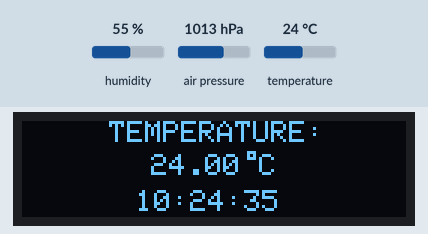
Bench run of a sketch on a simulated ESP8266 (NodeMCU). Shown: 128×32 one-colour display. The inputs (shaded band) are chosen by the test bench; at power-on: humidity 55 %, air pressure 1013 hPa, temperature 24 °C. WiFi joins after 1.5 s; servers stay silent unless stated; the display library's start-up logo is not drawn; network time is answered at once with the bench clock; the local clock reads 2024-03-15 10:24:30 at power-on unless the sketch sets it.

Above: at 6.2 s.
6.3 s: humidity set to 22 %
At 15.7 s:
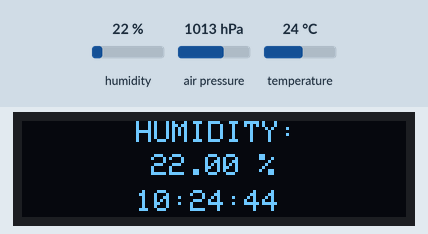
18.2 s: air pressure set to 952 hPa
At 24.5 s:
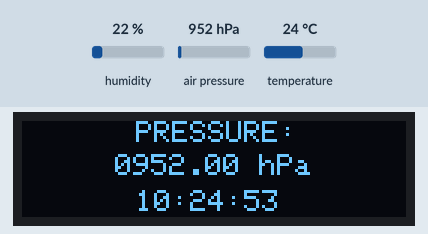
28.2 s: temperature set to 12 °C
At 34.2 s:
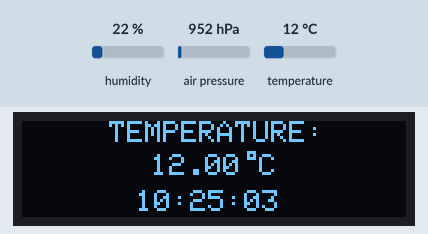
37.3 s: humidity set to 40 %
At 44.3 s:
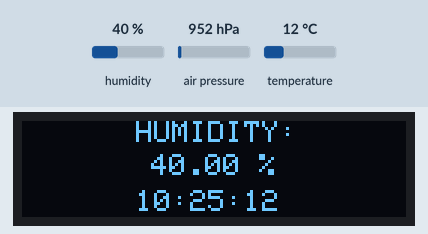
Timing chart, 0 to 45.8 s (numbered marks = the images above; inputs shaded):
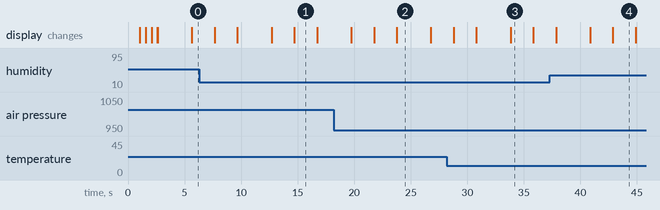

Measured:
- what the display in image 1 shows lasts 2.0 s, from 14.7 s to 16.7 s
- what the display in image 2 shows lasts 3.0 s, from 23.8 s to 26.8 s

The sketch:

Weather_Station_and_NTP.ino
```cpp
#include <SPI.h>
#include <Wire.h>
#include <Adafruit_GFX.h>
#include <Adafruit_SSD1306.h>
#include <Adafruit_BME280.h>
#include <ESP8266WiFi.h>
#include <NTPClient.h>
#include <WiFiUdp.h>

// WiFi Setup- Replace with your network credentials
const char *ssid     = "SSID";
const char *password = "PASSWORD";

// NTP Client Setup, to get time
WiFiUDP ntpUDP;
NTPClient timeClient(ntpUDP, "pool.ntp.org");

//Screen Setup, to display info
#define SCREEN_WIDTH 128
#define SCREEN_HEIGHT 32
#define OLED_RESET     -1 // -1 sharing Arduino reset pin, 4 connections on display
#define SCREEN_ADDRESS 0x3C // 0x3C for 128x32
Adafruit_SSD1306 display(SCREEN_WIDTH, SCREEN_HEIGHT, &Wire, OLED_RESET);

//BME280 Setup, to get Temp, RH and Press
#define BME280_I2C_ADDRESS  0x76
Adafruit_BME280  bme280;

void setup() {

Serial.begin(115200);//activate serial monitor, in case display fails
//init display
  if(!display.begin(SSD1306_SWITCHCAPVCC, SCREEN_ADDRESS)) {
    Serial.println(F("SSD1306 allocation failed"));
  }
  display.display();//display confidence check (logo display)
  delay(1000);
  display.clearDisplay();
  display.setTextSize(1);
  display.setTextColor(SSD1306_WHITE);
  display.print("Connecting to ");
  display.print(ssid);
  display.display();
  WiFi.begin(ssid, password);
  while (WiFi.status() != WL_CONNECTED) {
    delay(500);
    display.print(".");
    display.display();
timeClient.begin();
timeClient.setTimeOffset(0);
}

  // initialize the BME280 sensor
  if( bme280.begin(BME280_I2C_ADDRESS) == 0 )
  {  // connection error or device address wrong!
    display.setCursor(34, 03);
    display.print("Connection");
    display.setCursor(49, 13);
    display.print("Error");
    display.display();        // update the display
    while(1)  // stay here
      delay(1000);
}
  display.clearDisplay(); //well yeah, just put it out there
  display.setCursor(29, 0);
  display.print("Weather");
  display.setCursor(29, 16);
  display.print("Station");
  display.display();
  delay(2000);
  display.clearDisplay();
}

void loop() {

  // read temperature, humidity and pressure from the BME280 sensor
  float temp = bme280.readTemperature();  // get temperature in degree Celsius
  float humi = bme280.readHumidity();     // get humidity in rH%
  float pres = bme280.readPressure();     // get pressure in Pa

  delay(1000);  // wait a second
  // print data on the OLED

  // 1: print temperature
  timeClient.update();//update the TOD
  String formattedTime = timeClient.getFormattedTime();
  display.setCursor(37, 11);
  if(temp < 0)
    display.printf("-%02u.%02u C", (int)abs(temp) % 100, (int)(abs(temp) * 100) % 100 );
  else
    display.printf(" %02u.%02u C", (int)temp % 100, (int)(temp * 100) % 100 );

  // print degree symbols ( ° )
  display.drawRect(75, 10, 3, 3, WHITE);
  display.setCursor(29, 0);
  display.print("TEMPERATURE:");
  display.setCursor(38, 23);
  display.print(formattedTime);
  display.display();
  delay(2000);
  display.clearDisplay();

  // 2: print humidity
  timeClient.update();//update the TOD
  String formattedTimea = timeClient.getFormattedTime();
  display.setCursor(43, 11);
  display.printf("%02u.%02u %%", (int)humi, (int)(humi * 100) % 100 );
   display.setCursor(38, 0);
  display.print("HUMIDITY:");
  display.setCursor(38, 23);
  display.print(formattedTimea);
  display.display();
  delay(2000);
  display.clearDisplay();

  // 3: print pressure
  timeClient.update();//update the TOD
  String formattedTimeb = timeClient.getFormattedTime();
  display.setCursor(31, 11);
  display.printf("%04u.%02u hPa", (int)(pres/100), (int)((uint32_t)pres % 100) );
  display.setCursor(38, 0);
  display.print("PRESSURE:");
  display.setCursor(38, 23);
  display.print(formattedTimeb);
  display.display();
  delay(2000);
  display.clearDisplay();

 }
```
